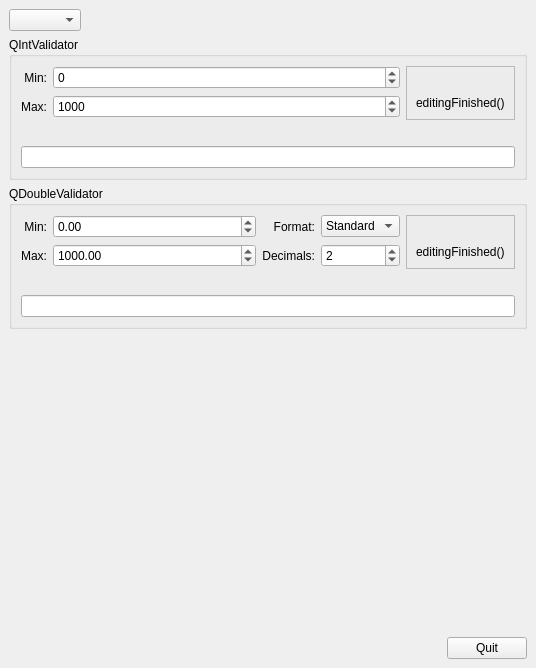
<?xml version="1.0" encoding="UTF-8"?>
<ui version="4.0">
 <class>ValidatorsForm</class>
 <widget class="QWidget" name="ValidatorsForm">
  <property name="geometry">
   <rect>
    <x>0</x>
    <y>0</y>
    <width>536</width>
    <height>668</height>
   </rect>
  </property>
  <property name="windowTitle">
   <string>Form</string>
  </property>
  <layout class="QVBoxLayout">
   <property name="spacing">
    <number>6</number>
   </property>
   <property name="margin" stdset="0">
    <number>9</number>
   </property>
   <item>
    <layout class="QHBoxLayout">
     <property name="spacing">
      <number>6</number>
     </property>
     <property name="margin" stdset="0">
      <number>0</number>
     </property>
     <item>
      <widget class="LocaleSelector" name="localeSelector"/>
     </item>
     <item>
      <spacer>
       <property name="orientation">
        <enum>Qt::Orientation::Horizontal</enum>
       </property>
       <property name="sizeHint" stdset="0">
        <size>
         <width>40</width>
         <height>20</height>
        </size>
       </property>
      </spacer>
     </item>
    </layout>
   </item>
   <item>
    <widget class="QGroupBox" name="groupBox">
     <property name="title">
      <string>QIntValidator</string>
     </property>
     <layout class="QVBoxLayout">
      <property name="spacing">
       <number>6</number>
      </property>
      <property name="margin" stdset="0">
       <number>9</number>
      </property>
      <item>
       <layout class="QHBoxLayout">
        <property name="spacing">
         <number>6</number>
        </property>
        <property name="margin" stdset="0">
         <number>0</number>
        </property>
        <item>
         <layout class="QGridLayout">
          <property name="margin" stdset="0">
           <number>0</number>
          </property>
          <property name="spacing">
           <number>6</number>
          </property>
          <item row="0" column="0">
           <widget class="QLabel" name="label">
            <property name="text">
             <string>Min:</string>
            </property>
            <property name="alignment">
             <set>Qt::AlignmentFlag::AlignRight|Qt::AlignmentFlag::AlignTrailing|Qt::AlignmentFlag::AlignVCenter</set>
            </property>
           </widget>
          </item>
          <item row="0" column="1">
           <widget class="QSpinBox" name="minVal">
            <property name="sizePolicy">
             <sizepolicy hsizetype="Minimum" vsizetype="Fixed">
              <horstretch>1</horstretch>
              <verstretch>0</verstretch>
             </sizepolicy>
            </property>
            <property name="minimum">
             <number>-1000000</number>
            </property>
            <property name="maximum">
             <number>1000000</number>
            </property>
           </widget>
          </item>
          <item row="1" column="0">
           <widget class="QLabel" name="label_2">
            <property name="text">
             <string>Max:</string>
            </property>
            <property name="alignment">
             <set>Qt::AlignmentFlag::AlignRight|Qt::AlignmentFlag::AlignTrailing|Qt::AlignmentFlag::AlignVCenter</set>
            </property>
           </widget>
          </item>
          <item row="1" column="1">
           <widget class="QSpinBox" name="maxVal">
            <property name="sizePolicy">
             <sizepolicy hsizetype="Minimum" vsizetype="Fixed">
              <horstretch>1</horstretch>
              <verstretch>0</verstretch>
             </sizepolicy>
            </property>
            <property name="minimum">
             <number>-1000000</number>
            </property>
            <property name="maximum">
             <number>1000000</number>
            </property>
            <property name="value">
             <number>1000</number>
            </property>
           </widget>
          </item>
         </layout>
        </item>
        <item>
         <widget class="QFrame" name="frame">
          <property name="frameShape">
           <enum>QFrame::Shape::StyledPanel</enum>
          </property>
          <property name="frameShadow">
           <enum>QFrame::Shadow::Sunken</enum>
          </property>
          <layout class="QVBoxLayout">
           <property name="spacing">
            <number>6</number>
           </property>
           <property name="margin" stdset="0">
            <number>9</number>
           </property>
           <item>
            <widget class="LEDWidget" name="ledWidget">
             <property name="sizePolicy">
              <sizepolicy hsizetype="Preferred" vsizetype="Fixed">
               <horstretch>0</horstretch>
               <verstretch>0</verstretch>
              </sizepolicy>
             </property>
             <property name="pixmap">
              <pixmap>:/ledoff.png</pixmap>
             </property>
             <property name="alignment">
              <set>Qt::AlignmentFlag::AlignCenter</set>
             </property>
            </widget>
           </item>
           <item>
            <widget class="QLabel" name="label_7">
             <property name="text">
              <string>editingFinished()</string>
             </property>
            </widget>
           </item>
          </layout>
         </widget>
        </item>
       </layout>
      </item>
      <item>
       <spacer>
        <property name="orientation">
         <enum>Qt::Orientation::Vertical</enum>
        </property>
        <property name="sizeType">
         <enum>QSizePolicy::Policy::Fixed</enum>
        </property>
        <property name="sizeHint" stdset="0">
         <size>
          <width>20</width>
          <height>20</height>
         </size>
        </property>
       </spacer>
      </item>
      <item>
       <widget class="QLineEdit" name="editor"/>
      </item>
     </layout>
    </widget>
   </item>
   <item>
    <widget class="QGroupBox" name="groupBox_2">
     <property name="title">
      <string>QDoubleValidator</string>
     </property>
     <layout class="QVBoxLayout">
      <property name="spacing">
       <number>6</number>
      </property>
      <property name="margin" stdset="0">
       <number>9</number>
      </property>
      <item>
       <layout class="QHBoxLayout">
        <property name="spacing">
         <number>6</number>
        </property>
        <property name="margin" stdset="0">
         <number>0</number>
        </property>
        <item>
         <layout class="QGridLayout">
          <property name="margin" stdset="0">
           <number>0</number>
          </property>
          <property name="spacing">
           <number>6</number>
          </property>
          <item row="0" column="0">
           <widget class="QLabel" name="label_3">
            <property name="text">
             <string>Min:</string>
            </property>
            <property name="alignment">
             <set>Qt::AlignmentFlag::AlignRight|Qt::AlignmentFlag::AlignTrailing|Qt::AlignmentFlag::AlignVCenter</set>
            </property>
           </widget>
          </item>
          <item row="0" column="1">
           <widget class="QDoubleSpinBox" name="doubleMinVal">
            <property name="sizePolicy">
             <sizepolicy hsizetype="Minimum" vsizetype="Fixed">
              <horstretch>1</horstretch>
              <verstretch>0</verstretch>
             </sizepolicy>
            </property>
            <property name="minimum">
             <double>-100000.000000000000000</double>
            </property>
            <property name="maximum">
             <double>100000.000000000000000</double>
            </property>
            <property name="value">
             <double>0.000000000000000</double>
            </property>
           </widget>
          </item>
          <item row="0" column="2">
           <widget class="QLabel" name="label_5">
            <property name="text">
             <string>Format:</string>
            </property>
            <property name="alignment">
             <set>Qt::AlignmentFlag::AlignRight|Qt::AlignmentFlag::AlignTrailing|Qt::AlignmentFlag::AlignVCenter</set>
            </property>
           </widget>
          </item>
          <item row="0" column="3">
           <widget class="QComboBox" name="doubleFormat">
            <item>
             <property name="text">
              <string>Standard</string>
             </property>
            </item>
            <item>
             <property name="text">
              <string>Scientific</string>
             </property>
            </item>
           </widget>
          </item>
          <item row="1" column="0">
           <widget class="QLabel" name="label_4">
            <property name="text">
             <string>Max:</string>
            </property>
            <property name="alignment">
             <set>Qt::AlignmentFlag::AlignRight|Qt::AlignmentFlag::AlignTrailing|Qt::AlignmentFlag::AlignVCenter</set>
            </property>
           </widget>
          </item>
          <item row="1" column="1">
           <widget class="QDoubleSpinBox" name="doubleMaxVal">
            <property name="sizePolicy">
             <sizepolicy hsizetype="Minimum" vsizetype="Fixed">
              <horstretch>1</horstretch>
              <verstretch>0</verstretch>
             </sizepolicy>
            </property>
            <property name="minimum">
             <double>-100000.000000000000000</double>
            </property>
            <property name="maximum">
             <double>100000.000000000000000</double>
            </property>
            <property name="value">
             <double>1000.000000000000000</double>
            </property>
           </widget>
          </item>
          <item row="1" column="2">
           <widget class="QLabel" name="label_6">
            <property name="text">
             <string>Decimals:</string>
            </property>
            <property name="alignment">
             <set>Qt::AlignmentFlag::AlignRight|Qt::AlignmentFlag::AlignTrailing|Qt::AlignmentFlag::AlignVCenter</set>
            </property>
           </widget>
          </item>
          <item row="1" column="3">
           <widget class="QSpinBox" name="doubleDecimals">
            <property name="value">
             <number>2</number>
            </property>
           </widget>
          </item>
         </layout>
        </item>
        <item>
         <widget class="QFrame" name="frame_2">
          <property name="frameShape">
           <enum>QFrame::Shape::StyledPanel</enum>
          </property>
          <property name="frameShadow">
           <enum>QFrame::Shadow::Sunken</enum>
          </property>
          <layout class="QVBoxLayout">
           <property name="spacing">
            <number>6</number>
           </property>
           <property name="margin" stdset="0">
            <number>9</number>
           </property>
           <item>
            <widget class="LEDWidget" name="doubleLedWidget">
             <property name="text">
              <string/>
             </property>
             <property name="pixmap">
              <pixmap>:/ledoff.png</pixmap>
             </property>
             <property name="alignment">
              <set>Qt::AlignmentFlag::AlignCenter</set>
             </property>
            </widget>
           </item>
           <item>
            <widget class="QLabel" name="label_8">
             <property name="text">
              <string>editingFinished()</string>
             </property>
            </widget>
           </item>
          </layout>
         </widget>
        </item>
       </layout>
      </item>
      <item>
       <spacer>
        <property name="orientation">
         <enum>Qt::Orientation::Vertical</enum>
        </property>
        <property name="sizeType">
         <enum>QSizePolicy::Policy::Fixed</enum>
        </property>
        <property name="sizeHint" stdset="0">
         <size>
          <width>20</width>
          <height>20</height>
         </size>
        </property>
       </spacer>
      </item>
      <item>
       <widget class="QLineEdit" name="doubleEditor"/>
      </item>
     </layout>
    </widget>
   </item>
   <item>
    <spacer>
     <property name="orientation">
      <enum>Qt::Orientation::Vertical</enum>
     </property>
     <property name="sizeHint" stdset="0">
      <size>
       <width>20</width>
       <height>111</height>
      </size>
     </property>
    </spacer>
   </item>
   <item>
    <layout class="QHBoxLayout">
     <property name="spacing">
      <number>6</number>
     </property>
     <property name="margin" stdset="0">
      <number>0</number>
     </property>
     <item>
      <spacer>
       <property name="orientation">
        <enum>Qt::Orientation::Horizontal</enum>
       </property>
       <property name="sizeHint" stdset="0">
        <size>
         <width>40</width>
         <height>20</height>
        </size>
       </property>
      </spacer>
     </item>
     <item>
      <widget class="QPushButton" name="pushButton">
       <property name="text">
        <string>Quit</string>
       </property>
      </widget>
     </item>
    </layout>
   </item>
  </layout>
 </widget>
 <customwidgets>
  <customwidget>
   <class>LEDWidget</class>
   <extends>QLabel</extends>
   <header>ledwidget.h</header>
  </customwidget>
  <customwidget>
   <class>LocaleSelector</class>
   <extends>QComboBox</extends>
   <header>localeselector.h</header>
  </customwidget>
 </customwidgets>
 <resources>
  <include location="validators.qrc"/>
 </resources>
 <connections>
  <connection>
   <sender>pushButton</sender>
   <signal>clicked()</signal>
   <receiver>ValidatorsForm</receiver>
   <slot>close()</slot>
   <hints>
    <hint type="sourcelabel">
     <x>94</x>
     <y>274</y>
    </hint>
    <hint type="destinationlabel">
     <x>131</x>
     <y>260</y>
    </hint>
   </hints>
  </connection>
 </connections>
</ui>
